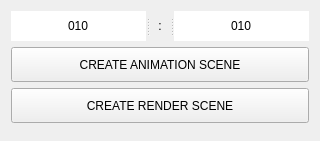
<?xml version="1.0" encoding="UTF-8"?>
<ui version="4.0">
 <class>CreateScene</class>
 <widget class="QWidget" name="CreateScene">
  <property name="geometry">
   <rect>
    <x>0</x>
    <y>0</y>
    <width>320</width>
    <height>141</height>
   </rect>
  </property>
  <property name="windowTitle">
   <string>Create Scene</string>
  </property>
  <layout class="QVBoxLayout" name="verticalLayout">
   <item>
    <widget class="QSplitter" name="splitter">
     <property name="orientation">
      <enum>Qt::Horizontal</enum>
     </property>
     <widget class="QLineEdit" name="lin_episode">
      <property name="minimumSize">
       <size>
        <width>0</width>
        <height>30</height>
       </size>
      </property>
      <property name="maximumSize">
       <size>
        <width>1000</width>
        <height>20</height>
       </size>
      </property>
      <property name="text">
       <string>010</string>
      </property>
      <property name="frame">
       <bool>false</bool>
      </property>
      <property name="alignment">
       <set>Qt::AlignCenter</set>
      </property>
     </widget>
     <widget class="QLabel" name="lab_shot">
      <property name="minimumSize">
       <size>
        <width>20</width>
        <height>0</height>
       </size>
      </property>
      <property name="maximumSize">
       <size>
        <width>20</width>
        <height>16777215</height>
       </size>
      </property>
      <property name="text">
       <string>:</string>
      </property>
      <property name="alignment">
       <set>Qt::AlignCenter</set>
      </property>
     </widget>
     <widget class="QLineEdit" name="lin_shot">
      <property name="minimumSize">
       <size>
        <width>0</width>
        <height>30</height>
       </size>
      </property>
      <property name="maximumSize">
       <size>
        <width>1000</width>
        <height>20</height>
       </size>
      </property>
      <property name="text">
       <string>010</string>
      </property>
      <property name="frame">
       <bool>false</bool>
      </property>
      <property name="alignment">
       <set>Qt::AlignCenter</set>
      </property>
     </widget>
    </widget>
   </item>
   <item>
    <widget class="QPushButton" name="btn_createAnimScene">
     <property name="minimumSize">
      <size>
       <width>0</width>
       <height>35</height>
      </size>
     </property>
     <property name="text">
      <string>CREATE ANIMATION SCENE</string>
     </property>
    </widget>
   </item>
   <item>
    <widget class="QPushButton" name="btn_createRenderScene">
     <property name="minimumSize">
      <size>
       <width>0</width>
       <height>35</height>
      </size>
     </property>
     <property name="text">
      <string>CREATE RENDER SCENE</string>
     </property>
    </widget>
   </item>
   <item>
    <spacer name="verticalSpacer">
     <property name="orientation">
      <enum>Qt::Vertical</enum>
     </property>
     <property name="sizeHint" stdset="0">
      <size>
       <width>20</width>
       <height>40</height>
      </size>
     </property>
    </spacer>
   </item>
  </layout>
 </widget>
 <resources/>
 <connections/>
</ui>
